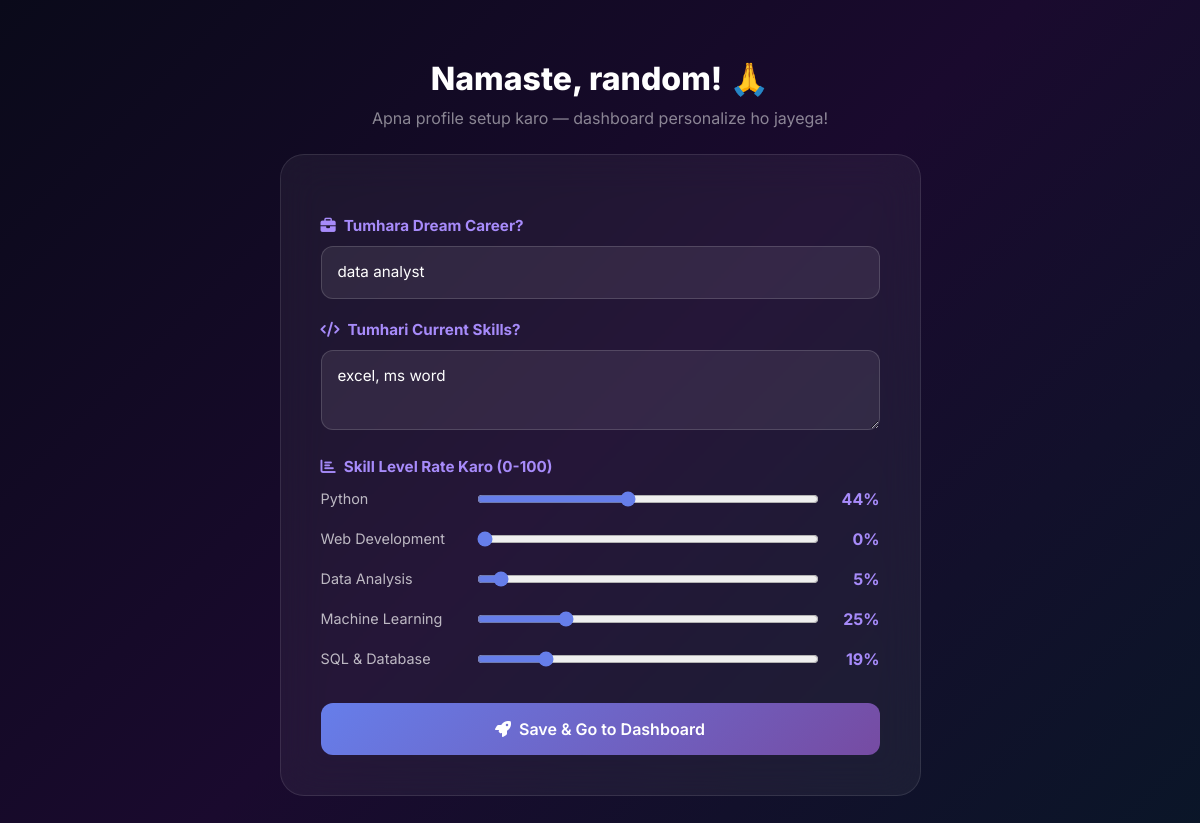
Screenshot of /setup (signed in) with the database file from the repository.
### app/models.py (models this page shows)
class User(UserMixin, db.Model):
    id = db.Column(db.Integer, primary_key=True)
    name = db.Column(db.String(100), nullable=False)
    email = db.Column(db.String(120), unique=True, nullable=False)
    password = db.Column(db.String(200), nullable=False)
    target_role = db.Column(db.String(100), default='')
    skills = db.Column(db.Text, default='')
    python_level = db.Column(db.Integer, default=0)
    web_level = db.Column(db.Integer, default=0)
    data_level = db.Column(db.Integer, default=0)
    ml_level = db.Column(db.Integer, default=0)
    sql_level = db.Column(db.Integer, default=0)
    roadmaps_count = db.Column(db.Integer, default=0)
    scans_count = db.Column(db.Integer, default=0)
    interviews_count = db.Column(db.Integer, default=0)
    projects_count = db.Column(db.Integer, default=0)
    created_at = db.Column(db.DateTime, default=datetime.utcnow)

### app/routes.py (the view, shortened to what this page needs)
@main.route('/setup', methods=['GET', 'POST'])
@login_required
def setup():
    return render_template('setup.html', user=current_user)

### app/__init__.py (called while the page is built)
def create_app():
    app = Flask(__name__)
    app.config['SECRET_KEY'] = 'pathflow-secret-2024'
    app.config['SQLALCHEMY_DATABASE_URI'] = 'sqlite:///pathflow.db'
    app.config['SQLALCHEMY_TRACK_MODIFICATIONS'] = False
    db.init_app(app)
    bcrypt.init_app(app)
    login_manager.init_app(app)
    limiter.init_app(app)
    login_manager.login_view = 'main.login'
    login_manager.login_message = 'Pehle login karo!'
    @login_manager.user_loader
    def load_user(user_id):
        return User.query.get(int(user_id))
    with app.app_context():
        db.create_all()
    from app.routes import main
    app.register_blueprint(main)
    return app

### app/templates/setup.html (shortened to what this page needs)
<!DOCTYPE html>
<html lang="en">
<head>
    <link href="https://cdn.jsdelivr.net/npm/bootstrap@5.3.0/dist/css/bootstrap.min.css" rel="stylesheet">
    <link href="https://cdnjs.cloudflare.com/ajax/libs/font-awesome/6.4.0/css/all.min.css" rel="stylesheet">
    <link href="{{ url_for('static', filename='css/style.css') }}" rel="stylesheet">
</head>
<body>
    <div class="setup-page">
        <div class="container">
            <div class="row justify-content-center">
                <div class="col-lg-7">
                    <div class="text-center mb-4">
                        <h2 style="font-weight:800;">
                            Namaste, {{ user.name }}! 🙏
                        </h2>
                        <p style="color:rgba(255,255,255,0.5);">
                            Apna profile setup karo — dashboard personalize ho jayega!
                        </p>
                    </div>
                    <div class="setup-card">
                        <form method="POST" action="/setup">
                            <label class="setup-label">
                                <i class="fas fa-briefcase me-2"></i>Tumhara Dream Career?
                            </label>
                            <input type="text" name="target_role" class="setup-input"
                                placeholder="e.g. Data Analyst, Python Developer..."
                                value="{{ user.target_role or '' }}">
                            <label class="setup-label">
                                <i class="fas fa-code me-2"></i>Tumhari Current Skills?
                            </label>
                            <textarea name="skills" class="setup-input"
                                style="min-height:80px; resize:vertical;"
                                placeholder="e.g. HTML, CSS, Python, Excel...">{{ user.skills or '' }}</textarea>
                            <label class="setup-label">
                                <i class="fas fa-chart-bar me-2"></i>Skill Level Rate Karo (0-100)
                            </label>
                            <div class="range-row">
                                <span class="range-label">Python</span>
                                <input type="range" name="python_level" min="0" max="100"
                                    value="{{ user.python_level or 0 }}"
                                    oninput="this.nextElementSibling.textContent=this.value+'%'">
                                <span class="range-value">{{ user.python_level or 0 }}%</span>
                            </div>
                            <div class="range-row">
                                <span class="range-label">Web Development</span>
                                <input type="range" name="web_level" min="0" max="100"
                                    value="{{ user.web_level or 0 }}"
                                    oninput="this.nextElementSibling.textContent=this.value+'%'">
                                <span class="range-value">{{ user.web_level or 0 }}%</span>
                            </div>
                            <div class="range-row">
                                <span class="range-label">Data Analysis</span>
                                <input type="range" name="data_level" min="0" max="100"
                                    value="{{ user.data_level or 0 }}"
                                    oninput="this.nextElementSibling.textContent=this.value+'%'">
                                <span class="range-value">{{ user.data_level or 0 }}%</span>
                            </div>
                            <div class="range-row">
                                <span class="range-label">Machine Learning</span>
                                <input type="range" name="ml_level" min="0" max="100"
                                    value="{{ user.ml_level or 0 }}"
                                    oninput="this.nextElementSibling.textContent=this.value+'%'">
                                <span class="range-value">{{ user.ml_level or 0 }}%</span>
                            </div>
                            <div class="range-row">
                                <span class="range-label">SQL & Database</span>
                                <input type="range" name="sql_level" min="0" max="100"
                                    value="{{ user.sql_level or 0 }}"
                                    oninput="this.nextElementSibling.textContent=this.value+'%'">
                                <span class="range-value">{{ user.sql_level or 0 }}%</span>
                            </div>
                            <button type="submit" class="btn-analyze mt-3">
                                <i class="fas fa-rocket me-2"></i>Save & Go to Dashboard
                            </button>
                        </form>
                    </div>
                </div>
            </div>
        </div>
    </div>
</body>
</html>

### app/static/css/style.css (style rules this page uses)
* { margin: 0; padding: 0; box-sizing: border-box; }
body { font-family: 'Inter', sans-serif; background: #0a0a1a; color: #ffffff; overflow-x: hidden; }
.btn-analyze { width: 100%; background: linear-gradient(135deg, #667eea, #764ba2); border: none; color: white; padding: 14px; border-radius: 12px; font-weight: 600; margin-top: 16px; cursor: pointer; font-size: 1rem; transition: all 0.3s ease; }

### app/templates/setup.html (style rules this page uses)
.setup-page { background: linear-gradient(135deg, #0a0a1a 0%, #1a0a2e 50%, #0a1628 100%); min-height: 100vh; padding: 60px 0; }
.setup-card { background: rgba(255,255,255,0.05); border: 1px solid rgba(255,255,255,0.1); border-radius: 24px; padding: 40px; backdrop-filter: blur(20px); }
.setup-input { background: rgba(255,255,255,0.08); border: 1px solid rgba(255,255,255,0.15); border-radius: 12px; padding: 14px 16px; color: white; width: 100%; font-family: 'Inter', sans-serif; font-size: 0.95rem; }
.setup-input::placeholder { color: rgba(255,255,255,0.3); }
.setup-label { color: #a78bfa; font-weight: 700; font-size: 0.95rem; margin: 20px 0 8px; display: block; }
.range-row { display: flex; align-items: center; gap: 16px; margin-bottom: 16px; }
.range-label { color: rgba(255,255,255,0.7); font-size: 0.9rem; width: 140px; flex-shrink: 0; }
input[type="range"] { flex: 1; accent-color: #667eea; }
.range-value { color: #a78bfa; font-weight: 700; width: 45px; text-align: right; }

### rows the page displays
User: name "random", target_role "data analyst", skills "excel, ms word", python_level "44", web_level "0", data_level "5", ml_level "25", sql_level "19"
